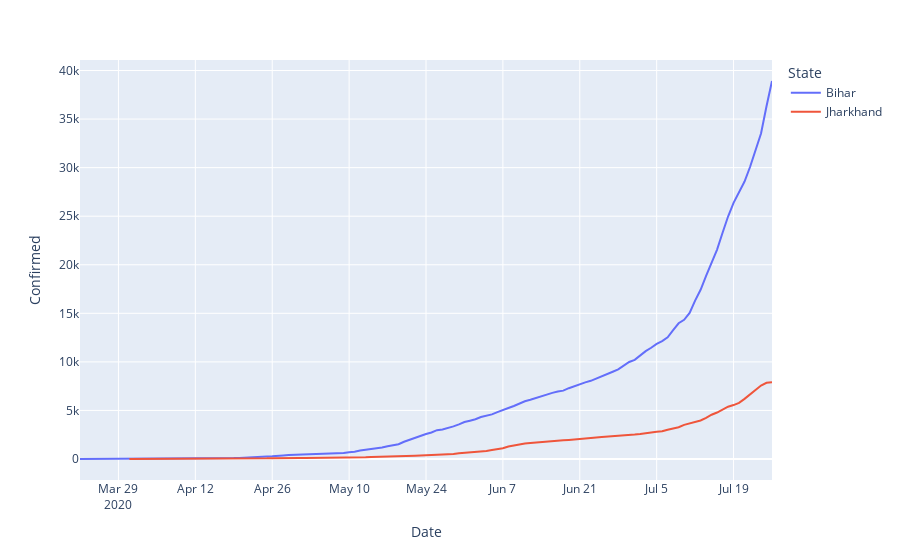

Write notebook code for a chart like this one.
### Code cell
data  = state_ser[(state_ser['State'] == 'Jharkhand')| (state_ser['State'] == 'Bihar')]
px.line(data, x='Date', y='Confirmed', color='State')
